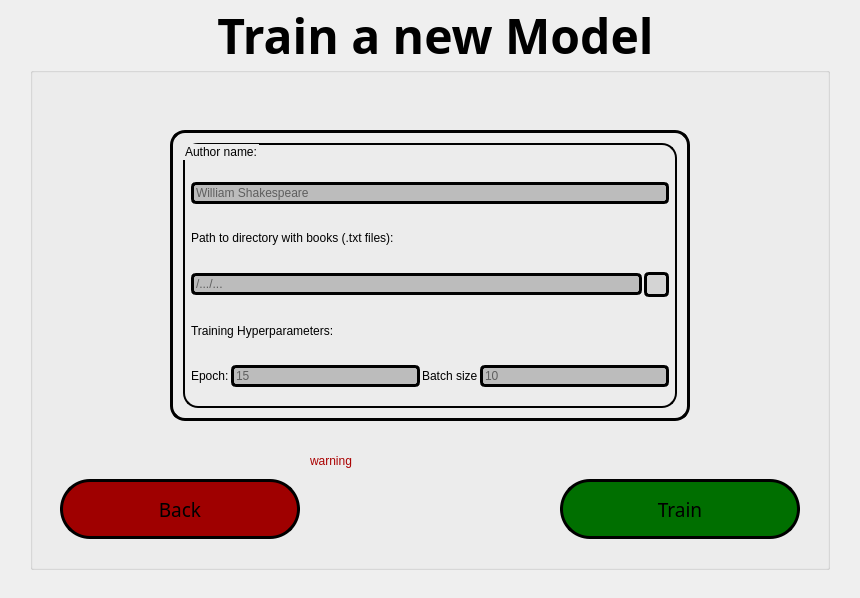
<?xml version="1.0" encoding="UTF-8"?>
<ui version="4.0">
 <class>TrainPlagModelWindow</class>
 <widget class="QMainWindow" name="TrainPlagModelWindow">
  <property name="geometry">
   <rect>
    <x>0</x>
    <y>0</y>
    <width>860</width>
    <height>598</height>
   </rect>
  </property>
  <property name="windowTitle">
   <string>Train New Plagiarism Model</string>
  </property>
  <widget class="QWidget" name="centralwidget">
   <widget class="QLabel" name="backgroundImg">
    <property name="geometry">
     <rect>
      <x>0</x>
      <y>0</y>
      <width>860</width>
      <height>600</height>
     </rect>
    </property>
    <property name="text">
     <string/>
    </property>
    <property name="pixmap">
     <pixmap>../RESOURCES/background2.jpg</pixmap>
    </property>
    <property name="scaledContents">
     <bool>true</bool>
    </property>
   </widget>
   <widget class="QGroupBox" name="groupBox">
    <property name="enabled">
     <bool>true</bool>
    </property>
    <property name="geometry">
     <rect>
      <x>30</x>
      <y>0</y>
      <width>800</width>
      <height>570</height>
     </rect>
    </property>
    <property name="palette">
     <palette>
      <active>
       <colorrole role="WindowText">
        <brush brushstyle="SolidPattern">
         <color alpha="255">
          <red>0</red>
          <green>0</green>
          <blue>0</blue>
         </color>
        </brush>
       </colorrole>
       <colorrole role="Button">
        <brush brushstyle="SolidPattern">
         <color alpha="255">
          <red>0</red>
          <green>0</green>
          <blue>127</blue>
         </color>
        </brush>
       </colorrole>
       <colorrole role="Text">
        <brush brushstyle="SolidPattern">
         <color alpha="255">
          <red>0</red>
          <green>0</green>
          <blue>0</blue>
         </color>
        </brush>
       </colorrole>
       <colorrole role="ButtonText">
        <brush brushstyle="SolidPattern">
         <color alpha="255">
          <red>0</red>
          <green>0</green>
          <blue>0</blue>
         </color>
        </brush>
       </colorrole>
       <colorrole role="Base">
        <brush brushstyle="SolidPattern">
         <color alpha="255">
          <red>255</red>
          <green>255</green>
          <blue>255</blue>
         </color>
        </brush>
       </colorrole>
       <colorrole role="ToolTipText">
        <brush brushstyle="SolidPattern">
         <color alpha="255">
          <red>0</red>
          <green>0</green>
          <blue>0</blue>
         </color>
        </brush>
       </colorrole>
      </active>
      <inactive>
       <colorrole role="WindowText">
        <brush brushstyle="SolidPattern">
         <color alpha="255">
          <red>0</red>
          <green>0</green>
          <blue>0</blue>
         </color>
        </brush>
       </colorrole>
       <colorrole role="Button">
        <brush brushstyle="SolidPattern">
         <color alpha="255">
          <red>0</red>
          <green>0</green>
          <blue>127</blue>
         </color>
        </brush>
       </colorrole>
       <colorrole role="Text">
        <brush brushstyle="SolidPattern">
         <color alpha="255">
          <red>0</red>
          <green>0</green>
          <blue>0</blue>
         </color>
        </brush>
       </colorrole>
       <colorrole role="ButtonText">
        <brush brushstyle="SolidPattern">
         <color alpha="255">
          <red>0</red>
          <green>0</green>
          <blue>0</blue>
         </color>
        </brush>
       </colorrole>
       <colorrole role="Base">
        <brush brushstyle="SolidPattern">
         <color alpha="255">
          <red>255</red>
          <green>255</green>
          <blue>255</blue>
         </color>
        </brush>
       </colorrole>
       <colorrole role="ToolTipText">
        <brush brushstyle="SolidPattern">
         <color alpha="255">
          <red>0</red>
          <green>0</green>
          <blue>0</blue>
         </color>
        </brush>
       </colorrole>
      </inactive>
      <disabled>
       <colorrole role="WindowText">
        <brush brushstyle="SolidPattern">
         <color alpha="255">
          <red>0</red>
          <green>0</green>
          <blue>0</blue>
         </color>
        </brush>
       </colorrole>
       <colorrole role="Button">
        <brush brushstyle="SolidPattern">
         <color alpha="255">
          <red>0</red>
          <green>0</green>
          <blue>127</blue>
         </color>
        </brush>
       </colorrole>
       <colorrole role="Text">
        <brush brushstyle="SolidPattern">
         <color alpha="255">
          <red>0</red>
          <green>0</green>
          <blue>0</blue>
         </color>
        </brush>
       </colorrole>
       <colorrole role="ButtonText">
        <brush brushstyle="SolidPattern">
         <color alpha="255">
          <red>0</red>
          <green>0</green>
          <blue>0</blue>
         </color>
        </brush>
       </colorrole>
       <colorrole role="Base">
        <brush brushstyle="SolidPattern">
         <color alpha="255">
          <red>240</red>
          <green>240</green>
          <blue>240</blue>
         </color>
        </brush>
       </colorrole>
       <colorrole role="ToolTipText">
        <brush brushstyle="SolidPattern">
         <color alpha="255">
          <red>0</red>
          <green>0</green>
          <blue>0</blue>
         </color>
        </brush>
       </colorrole>
      </disabled>
     </palette>
    </property>
    <property name="font">
     <font>
      <family>Sitka Heading</family>
      <pointsize>36</pointsize>
      <weight>75</weight>
      <bold>true</bold>
      <underline>false</underline>
     </font>
    </property>
    <property name="styleSheet">
     <string notr="true">color: rgb(0, 0, 0);
                    </string>
    </property>
    <property name="title">
     <string>Train a new Model</string>
    </property>
    <property name="alignment">
     <set>Qt::AlignCenter</set>
    </property>
    <widget class="QPushButton" name="trainBtn">
     <property name="enabled">
      <bool>true</bool>
     </property>
     <property name="geometry">
      <rect>
       <x>530</x>
       <y>479</y>
       <width>240</width>
       <height>60</height>
      </rect>
     </property>
     <property name="font">
      <font>
       <family>Sitka Small</family>
       <pointsize>14</pointsize>
       <weight>9</weight>
       <italic>false</italic>
       <bold>false</bold>
      </font>
     </property>
     <property name="acceptDrops">
      <bool>false</bool>
     </property>
     <property name="autoFillBackground">
      <bool>false</bool>
     </property>
     <property name="styleSheet">
      <string notr="true">background-color: rgb(0, 111, 0);
font: 75 14pt &quot;Sitka Small&quot;;
color: rgb(0, 0, 0);
border-width: 3px;
border-radius: 30px;
border-color: rgb(0, 0, 0);
border-style: solid;</string>
     </property>
     <property name="text">
      <string>Train</string>
     </property>
     <property name="checkable">
      <bool>false</bool>
     </property>
     <property name="autoDefault">
      <bool>false</bool>
     </property>
     <property name="default">
      <bool>false</bool>
     </property>
     <property name="flat">
      <bool>false</bool>
     </property>
    </widget>
    <widget class="QPushButton" name="backBtn">
     <property name="enabled">
      <bool>true</bool>
     </property>
     <property name="geometry">
      <rect>
       <x>30</x>
       <y>479</y>
       <width>240</width>
       <height>60</height>
      </rect>
     </property>
     <property name="font">
      <font>
       <family>Sitka Small</family>
       <pointsize>14</pointsize>
       <weight>9</weight>
       <italic>false</italic>
       <bold>false</bold>
      </font>
     </property>
     <property name="acceptDrops">
      <bool>false</bool>
     </property>
     <property name="autoFillBackground">
      <bool>false</bool>
     </property>
     <property name="styleSheet">
      <string notr="true">
                            background-color: rgb(159, 0, 0);

font: 75 14pt &quot;Sitka Small&quot;;
color: rgb(0, 0, 0);
border-width: 3px;
border-radius: 30px;
border-color: rgb(0, 0, 0);
border-style: solid;
                        </string>
     </property>
     <property name="text">
      <string>Back</string>
     </property>
     <property name="icon">
      <iconset>
       <normaloff>../RESOURCES/left_icon.png</normaloff>../RESOURCES/left_icon.png</iconset>
     </property>
     <property name="iconSize">
      <size>
       <width>32</width>
       <height>32</height>
      </size>
     </property>
     <property name="checkable">
      <bool>false</bool>
     </property>
     <property name="autoDefault">
      <bool>false</bool>
     </property>
     <property name="default">
      <bool>false</bool>
     </property>
     <property name="flat">
      <bool>false</bool>
     </property>
    </widget>
    <widget class="QFrame" name="verticalFrame1">
     <property name="geometry">
      <rect>
       <x>140</x>
       <y>130</y>
       <width>520</width>
       <height>291</height>
      </rect>
     </property>
     <property name="font">
      <font>
       <family>Sitka Small</family>
       <pointsize>8</pointsize>
       <weight>50</weight>
       <italic>false</italic>
       <bold>false</bold>
      </font>
     </property>
     <property name="autoFillBackground">
      <bool>false</bool>
     </property>
     <property name="styleSheet">
      <string notr="true">border-width: 3px;
                            border-radius: 15px;
                            border-color: rgb(0, 0, 0);
                            border-style: solid;
                            font: 8pt &quot;Sitka Small&quot;;
                            color: rgb(0, 0, 0);
                            background-color: qlineargradient(spread:pad, x1:0.996, y1:0.0340909, x2:1, y2:0, stop:1
                            rgba(100, 104, 108, 170));
                        </string>
     </property>
     <layout class="QVBoxLayout" name="verticalLayout">
      <property name="spacing">
       <number>10</number>
      </property>
      <property name="leftMargin">
       <number>10</number>
      </property>
      <property name="topMargin">
       <number>10</number>
      </property>
      <property name="rightMargin">
       <number>10</number>
      </property>
      <property name="bottomMargin">
       <number>10</number>
      </property>
      <item>
       <widget class="QGroupBox" name="verticalGroupBox11">
        <property name="styleSheet">
         <string notr="true">border-width: 2px;
font: 10pt &quot;Sitka Small&quot;;</string>
        </property>
        <property name="title">
         <string>Author name:</string>
        </property>
        <layout class="QVBoxLayout" name="verticalLayout_6" stretch="0,0,0,0,0">
         <property name="spacing">
          <number>2</number>
         </property>
         <property name="leftMargin">
          <number>5</number>
         </property>
         <property name="topMargin">
          <number>36</number>
         </property>
         <property name="rightMargin">
          <number>5</number>
         </property>
         <property name="bottomMargin">
          <number>18</number>
         </property>
         <item>
          <widget class="QLineEdit" name="inputAuthorName111">
           <property name="styleSheet">
            <string notr="true">border-width: 3px;
border-radius: 5px;
border-color: rgb(0, 0, 0);
border-style: solid;
background-color: rgb(188, 188, 188);
color: rgb(0, 0, 0);
                                                
</string>
           </property>
           <property name="placeholderText">
            <string>William Shakespeare</string>
           </property>
          </widget>
         </item>
         <item>
          <widget class="QLabel" name="label112">
           <property name="styleSheet">
            <string notr="true">border-width: 0px;
</string>
           </property>
           <property name="text">
            <string>Path to directory with books (.txt files):</string>
           </property>
          </widget>
         </item>
         <item>
          <layout class="QHBoxLayout" name="horizontalLayout113">
           <item>
            <widget class="QLineEdit" name="inputPath1131">
             <property name="styleSheet">
              <string notr="true">border-width: 3px;
border-radius: 5px;
border-color: rgb(0, 0, 0);
border-style: solid;
background-color: rgb(188, 188, 188);
color: rgb(0, 0, 0);
                                                
</string>
             </property>
             <property name="readOnly">
              <bool>true</bool>
             </property>
             <property name="placeholderText">
              <string>/.../...</string>
             </property>
            </widget>
           </item>
           <item>
            <widget class="QToolButton" name="uploadBtn1132">
             <property name="minimumSize">
              <size>
               <width>0</width>
               <height>0</height>
              </size>
             </property>
             <property name="mouseTracking">
              <bool>false</bool>
             </property>
             <property name="autoFillBackground">
              <bool>false</bool>
             </property>
             <property name="styleSheet">
              <string notr="true">background-color: rgb(212, 212, 212);
                                                            border-width: 3px;
                                                            border-radius: 5px;
                                                            border-color: rgb(0, 0, 0);
                                                            border-style: solid;
                                                        </string>
             </property>
             <property name="text">
              <string/>
             </property>
             <property name="icon">
              <iconset>
               <normaloff>../RESOURCES/upload_icon.png</normaloff>../RESOURCES/upload_icon.png</iconset>
             </property>
            </widget>
           </item>
          </layout>
         </item>
         <item>
          <widget class="QLabel" name="label114">
           <property name="styleSheet">
            <string notr="true">border-width: 0px;
</string>
           </property>
           <property name="text">
            <string>Training Hyperparameters:</string>
           </property>
          </widget>
         </item>
         <item>
          <layout class="QHBoxLayout" name="horizontalLayout115">
           <item>
            <widget class="QLabel" name="label1151">
             <property name="styleSheet">
              <string notr="true">border-width: 0px;
</string>
             </property>
             <property name="text">
              <string>Epoch:</string>
             </property>
            </widget>
           </item>
           <item>
            <widget class="QLineEdit" name="inputEpoch1152">
             <property name="styleSheet">
              <string notr="true">border-width: 3px;
border-radius: 5px;
border-color: rgb(0, 0, 0);
border-style: solid;
background-color: rgb(188, 188, 188);
color: rgb(0, 0, 0);
                                                
</string>
             </property>
             <property name="placeholderText">
              <string>15</string>
             </property>
            </widget>
           </item>
           <item>
            <widget class="QLabel" name="label1153">
             <property name="styleSheet">
              <string notr="true">border-width: 0px;
</string>
             </property>
             <property name="text">
              <string>Batch size</string>
             </property>
            </widget>
           </item>
           <item>
            <widget class="QLineEdit" name="inputBatchSz1154">
             <property name="styleSheet">
              <string notr="true">border-width: 3px;
border-radius: 5px;
border-color: rgb(0, 0, 0);
border-style: solid;
background-color: rgb(188, 188, 188);
color: rgb(0, 0, 0);
                                                
</string>
             </property>
             <property name="placeholderText">
              <string>10</string>
             </property>
            </widget>
           </item>
          </layout>
         </item>
        </layout>
       </widget>
      </item>
     </layout>
    </widget>
    <widget class="QLabel" name="errorMsg">
     <property name="geometry">
      <rect>
       <x>280</x>
       <y>440</y>
       <width>80</width>
       <height>41</height>
      </rect>
     </property>
     <property name="layoutDirection">
      <enum>Qt::RightToLeft</enum>
     </property>
     <property name="styleSheet">
      <string notr="true">background-color: qlineargradient(spread:pad, x1:0.983, y1:0.00568182,
                            x2:0.996, y2:0, stop:1 rgba(48, 48, 48, 143));
                            color: rgb(170, 0, 0);
                            font: 75 8pt &quot;System&quot;;
                            border-radius: 10px;
                            border-style: solid;
                            border-width: 0px
                        </string>
     </property>
     <property name="text">
      <string>warning</string>
     </property>
     <property name="margin">
      <number>5</number>
     </property>
    </widget>
   </widget>
  </widget>
 </widget>
 <resources/>
 <connections/>
</ui>
